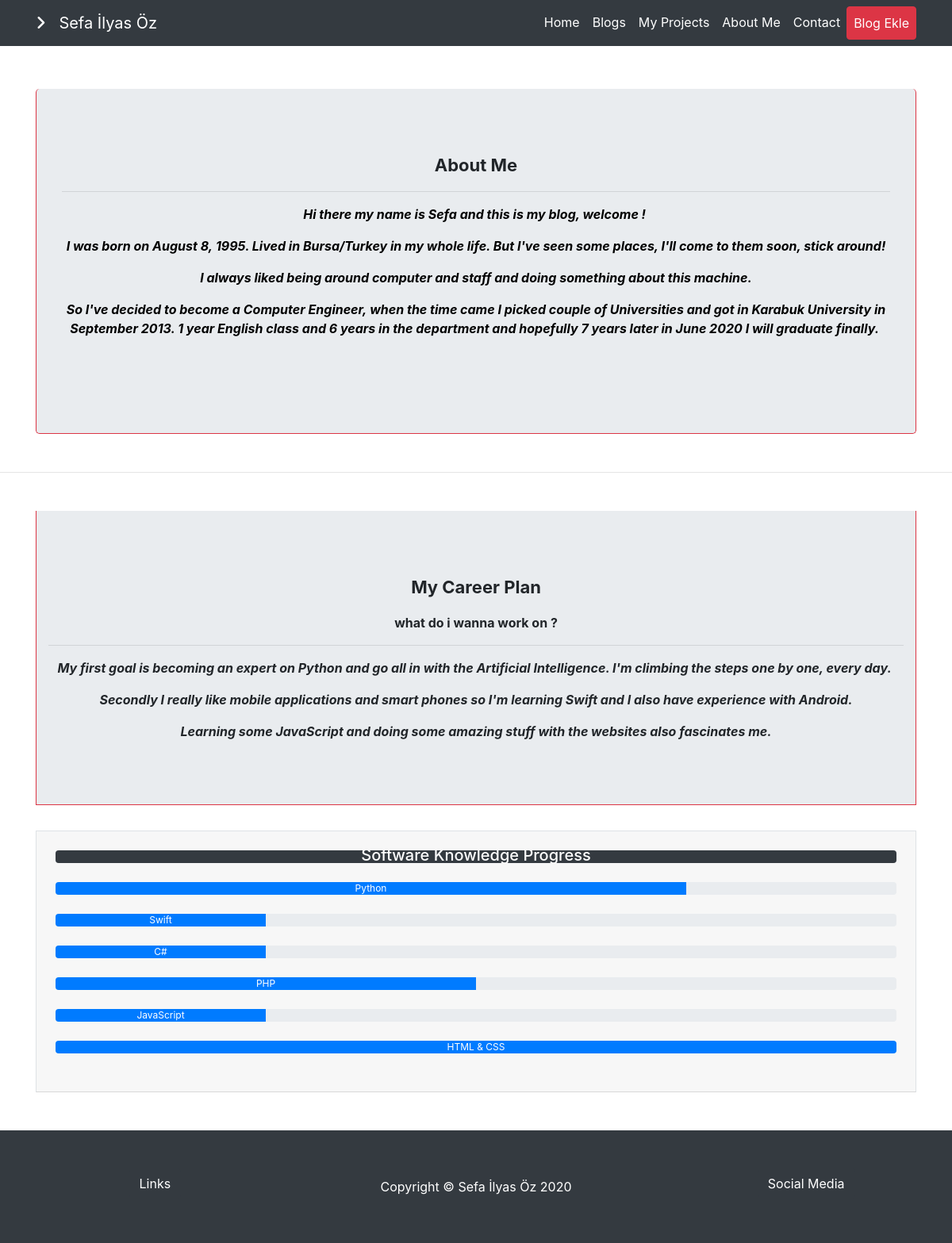
/aboutme (signed in), run on the app's committed database.
### pages/models.py (models this page shows, shortened)
class Setting(models.Model):
    STATUS = (
        ('TRUE', 'EVET'),
        ('FALSE', 'HAYIR'),
    )
    title = models.CharField(blank=True, max_length=150, verbose_name="Site Adı")
    keywords = models.CharField(blank=True, max_length=100)
    description = models.CharField(blank=True, max_length=100)
    company = models.CharField(blank=True, max_length=100, verbose_name="Şirket Adı")
    address = models.CharField(blank=True, max_length=200, verbose_name="Adres")
    phone = models.CharField(blank=True, max_length=15, verbose_name="Telefon")
    fax = models.CharField(blank=True, max_length=15, verbose_name="Fax")
    email = models.CharField(blank=True, max_length=100, verbose_name="Email")
    smtpserver = models.CharField(blank=True, max_length=100)
    smtpemail = models.CharField(blank=True, max_length=100)
    smtppassword = models.CharField(blank=True, max_length=100)
    smtpport = models.CharField(blank=True, max_length=10)
    icon = models.ImageField(blank=True, upload_to='',verbose_name="Logo")
    facebook = models.CharField(blank=True, max_length=100)
    twitter = models.CharField(blank=True, max_length=100)
    instagram = models.CharField(blank=True, max_length=100)
    youtube = models.CharField(blank=True, max_length=100, default="")
    github = models.CharField(blank=True, max_length=100, default="")
    kariyer = models.CharField(blank=True, max_length=100, default="")
    aboutme = RichTextField()
    contact = RichTextField()
    career = RichTextField()
    welcoming = RichTextField()
    status = models.CharField(max_length=10, choices=STATUS)
    create_at = models.DateTimeField(auto_now_add=True)
    update_at = models.DateTimeField(auto_now=True)
    def image_tag(self):
        return mark_safe('<img src="{}" height="50" />'.format(self.icon.url))
    image_tag.short_description = 'Logo'

### projects/models.py (models this page shows, shortened)
class Language(models.Model):
    STATUS = (
        ('Yayında', 'Yayında'),
        ('Yeni', 'Yeni'),
        ('Kaldırıldı', 'Kaldırıldı'),
    )
    name = models.CharField(blank=True, max_length=250, verbose_name="Dil")
    progress = models.IntegerField(blank=True, verbose_name="İlerleme", default=0)
    numberofprojects = models.IntegerField(blank=True, verbose_name="Yapılan Proje Sayısı", default=0)
    status = models.CharField(blank=True, choices=STATUS, default='Yeni', max_length=15)
    created_date = models.DateTimeField(auto_now_add=True, verbose_name="Oluşturulma Tarihi")
    updated_date = models.DateTimeField(auto_now=True, verbose_name="Güncellenme Tarihi")

### pages/views.py (the view)
# urls.py: path('aboutme', views.aboutme, name="about"),
def aboutme(request):
    settings = Setting.objects.get(pk=1)
    languages = Language.objects.filter(status='Yayında')
    context = {'settings': settings, 'languages': languages}
    return render(request, 'pages/about.html', context)

### templates/pages/about.html
{% extends 'homebase.html' %}
{% block content %}
<div class="container">
    <div class="jumbotron text-center border-left border-right border-bottom border-danger ">
        <p> {{ settings.aboutme | safe }} </p>
    </div>
</div>
<hr class="mb-5 mt-5">
<div class="container">
    <div class="jumbotron-fluid text-center jumbotron border-left border-right border-bottom border-danger">
        <div class="container">
            <p>
                {{ settings.career | safe }}
            </p>
        </div>
    </div>
    <div class="card-header text-center navbar-expand p-4 mb-5 border-left border-right border-top ">
        <div class="progress ">
            <div class="progress-bar bg-dark pt-2 pb-1" style="width: 100%;">
                <h5 class="display-5">
                    Software Knowledge Progress
                </h5>
            </div>
        </div>
        <br>
        {% for lang in languages %}
            <div class="progress">
                <div class="progress-bar w-{{ lang.progress }}">
                    {{ lang.name }}
                </div>
            </div>
            <br>
        {% endfor %}
    </div>
</div>
{% endblock %}

### templates/pages/footer.html (shortened to what this page needs)
<div class="footer">
    <navbar class="navbar-expand bg-dark p-5 navbar text-white">
        <div class="col-md-4">
            <div class="col-md-6" style="margin: auto">
                    <button class="btn btn-dark d-block mb-2" data-toggle="collapse" data-target="#collapse-btn-1">Links</button>
            </div>
        </div>
        <div class="col-md-4 text-center">
            Copyright &copy; {{ settings.title }} 2020
        </div>
        <div class="col-md-4">
           <div class="col-md-7" style="margin-left: auto">
                    <button class="btn btn-dark d-block mb-2" data-toggle="collapse" data-target="#collapse-btn-2">Social Media</button>
            </div>
        </div>
    </navbar>
</div>

### data on the page
Setting: aboutme "About Me Hi there my name is Sefa and this is my blog, welcome ! I was born on August 8, 1995. Lived in Bursa/Turkey in my whole life. But I've seen some places, I'll come to them soon, stick around! I always liked being around computer and staff and doing something about this machine. So I've decided to become a Computer Engineer, when the time came I picked couple of Universities and got in Karabuk University in September 2013. 1 year English class and 6 years in the department and hopefully 7 years later in June 2020 I will graduate finally.", career "My Career Plan what do i wanna work on ? My first goal is becoming an expert on Python and go all in with the Artificial Intelligence. I'm climbing the steps one by one, every day. Secondly I really like mobile applications and smart phones so I'm learning Swift and I also have experience with Android. Learning some JavaScript and doing some amazing stuff with the websites also fascinates me.", title "Sefa İlyas Öz"
Language: name "Python"
Language: name "Swift"
Language: name "C#"
Language: name "PHP"
Language: name "JavaScript"
Language: name "HTML & CSS"
